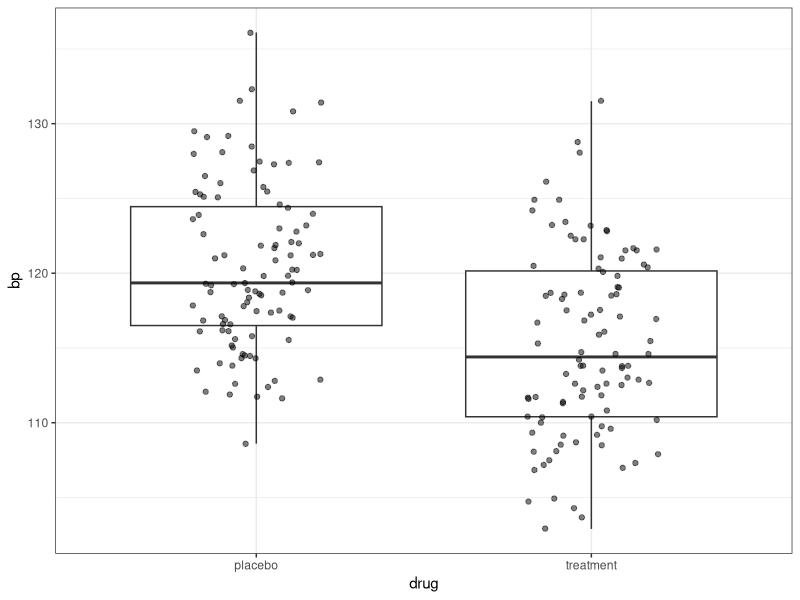
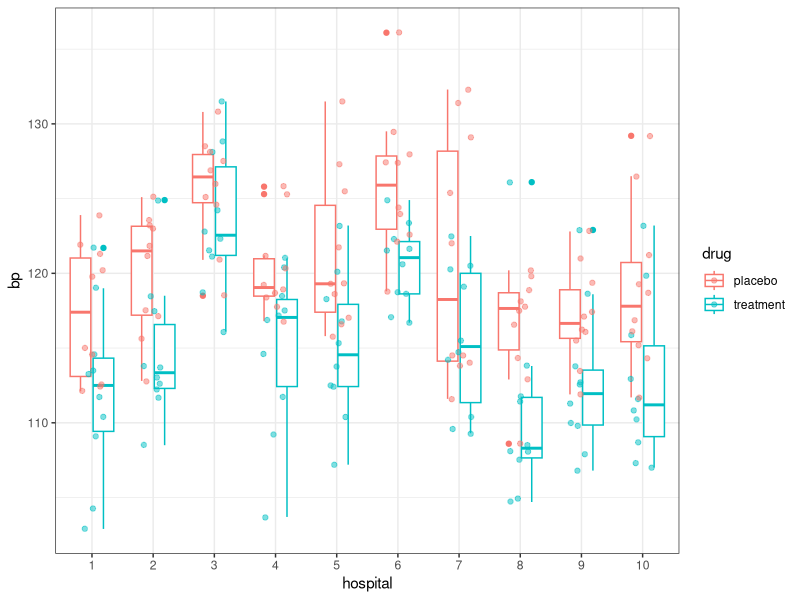
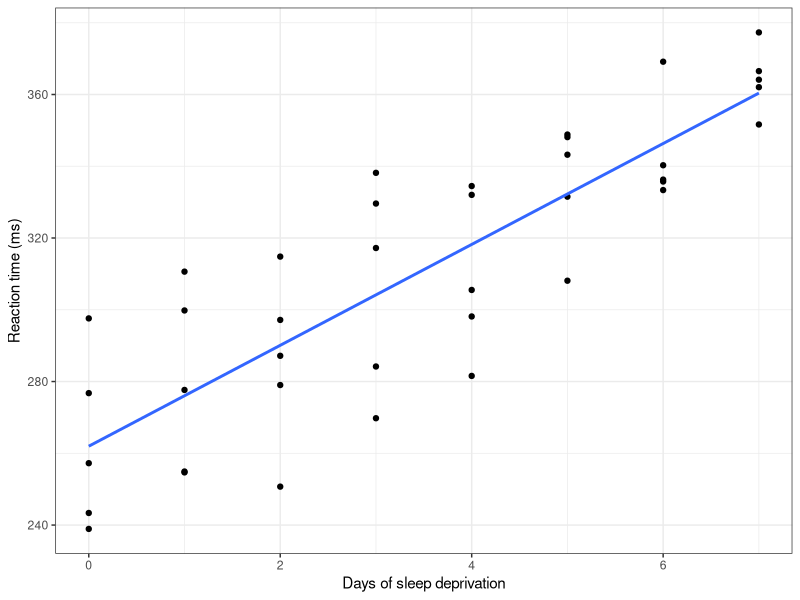
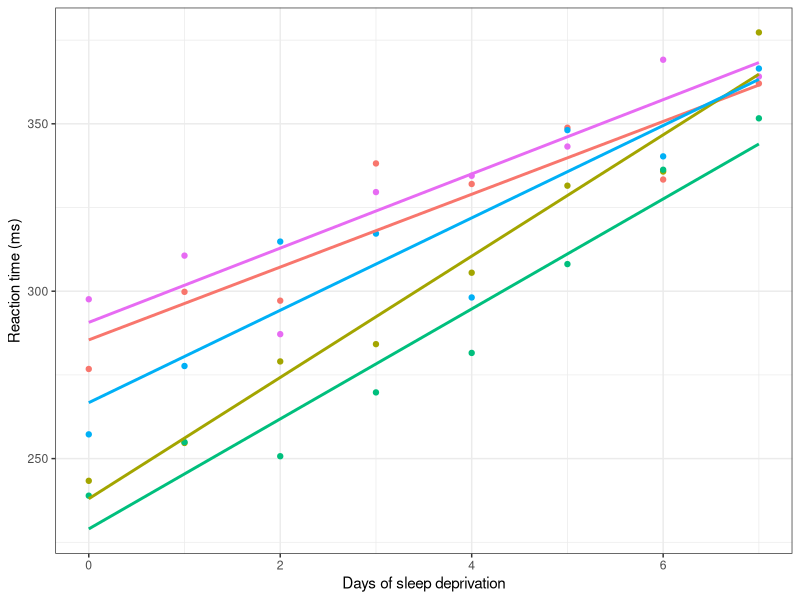
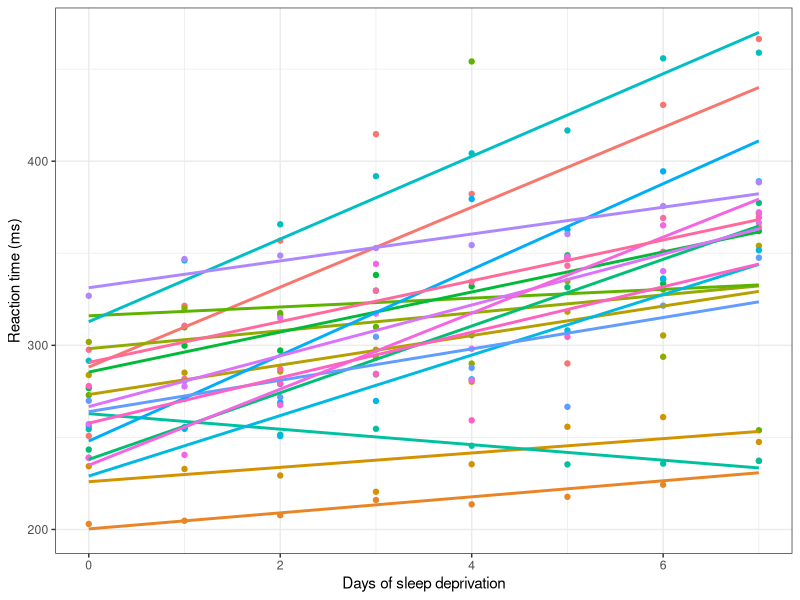
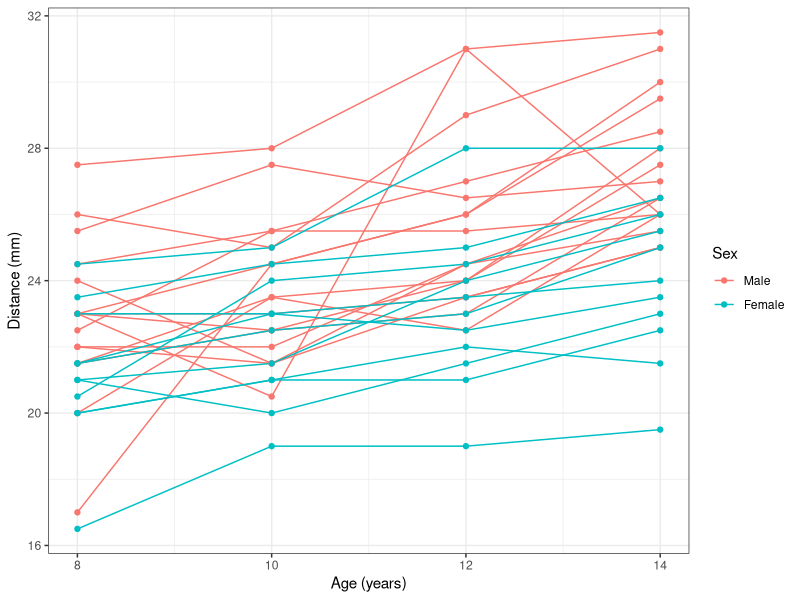

The R source for these figures, in order:
## ---- chunk 1
#| message: false
library(lme4)
library(tidyverse)
library(ggplot2)
## ---- chunk 2
## Generate the data
databp <- data.frame(hospital=factor(rep(1:10, each=20)),
                 drug=rep(c("placebo", "treatment"), times=100),
                 bp=c(123.9,114.6,119.8,113.3,115.0,121.7,120.2,102.9,121.3,110.4,112.4,111.7,112.6,109.1,114.6,104.3,121.9,113.5,112.1,119.0,121.2,112.6,123.6,118.5,123.2,117.5,121.8,113.8,117.5,112.2,115.6,113.0,112.8,124.9,125.1,108.5,117.1,111.7,123.0,113.7,127.5,121.1,126.0,128.1,125.1,128.8,118.5,124.2,126.9,122.3,128.1,118.7,124.6,116.1,120.9,122.8,128.5,121.5,130.8,131.5,117.8,103.7,125.3,111.7,116.8,120.4,118.9,109.2,121.2,114.6,120.3,117.2,118.4,118.5,119.2,116.9,125.8,117.5,118.7,121.0,125.5,118.3,121.7,112.4,127.3,112.5,131.5,123.2,119.3,110.4,117.0,116.8,119.3,113.8,115.8,115.3,116.6,107.2,118.6,120.1,124.0,124.9,118.8,121.6,129.5,123.4,127.4,118.7,122.6,116.7,127.4,117.1,124.4,120.6,136.1,118.6,128.0,122.3,122.1,121.5,129.1,119.1,122.0,114.7,111.6,122.5,114.5,120.5,131.4,109.6,125.4,115.5,114.0,109.3,113.8,114.2,114.5,120.3,132.3,110.4,118.9,113.8,116.6,104.9,114.3,108.5,117.8,108.1,119.8,108.1,120.2,104.7,108.6,126.1,112.9,111.4,118.1,107.5,117.5,111.8,116.2,112.6,117.1,122.9,113.5,106.8,117.4,113.8,119.4,110.0,111.9,118.6,115.5,107.9,116.1,111.3,122.8,112.7,121.0,109.8,119.3,111.6,118.7,108.7,111.7,123.2,121.2,107.0,115.2,107.3,129.2,119.8,116.9,115.9,116.1,110.8,114.3,110.2,126.5,112.9))
## ---- chunk 3
#| fig-cap: "Blood pressure vs drug treatment, overall"
## Blood pressure vs drug treatment, treat each measurement as independent
databp %>%
  ggplot(aes(x = drug, y = bp)) +
  geom_boxplot() +
  geom_jitter(width = 0.2, alpha = 0.5) +
  theme_bw()
## ---- chunk 4
#| fig-cap: "Blood pressure vs drug treatment, per hospital"
## Blood pressure per hospital and drug treatment
databp |>
  ggplot(aes(x = hospital, y = bp, color = drug)) +
  geom_boxplot() +
  geom_jitter(width = 0.2, alpha = 0.5) +
  theme_bw()
## ---- chunk 5
lm_model <- lm(bp ~ drug, data = databp)
summary(lm_model)
## ---- chunk 6
model1 <- lmer(bp ~ drug + (1 | hospital), data = databp)
summary(model1)
## ---- chunk 7
print(VarCorr(model1), comp="Variance")
fixef(model1)
## ---- chunk 8
vc <- as.data.frame(VarCorr(model1))
icc <- vc$vcov[1] / (vc$vcov[1] + vc$vcov[2])
## ---- chunk 9
ranef(model1)
## ---- chunk 10
fixef(model1)[] + ranef(model1)$hospital[3,1]
## ---- chunk 11
##Remove the first two days (before baseline) and adjust Days to be 0 at baseline.
sleepall <- sleepstudy |> filter(Days>=2) |> mutate(Days=Days-2)
##Select a subset of 5 individuals
sleep <- sleepstudy |> filter(Subject %in% c(333, 334, 369, 349, 372), Days>=2) |> mutate(Days=Days-2)
## ---- chunk 12
#| fig-cap: "Reaction time vs Days of sleep deprivation"
#| fig-subcap:
#|  - "Overall"
#|  - "Per subject"
#| layout-ncol: 2
head(sleep, 12)
##Plot Reaction time vs days of sleep deprivation, treat all measurements as independent
sleep |> ggplot(aes(x=Days, y=Reaction)) + geom_point() + geom_smooth(method="lm", se=FALSE) + theme_bw() +
  labs(x = "Days of sleep deprivation",
       y = "Reaction time (ms)")
##Plot Reaction time vs days of sleep deprivation, treating each subject as a separate group
sleep |> ggplot(aes(x=Days, y=Reaction, color=Subject)) + geom_point() + geom_smooth(method="lm", se=FALSE) + 
  theme_bw() + theme(legend.position = "none") +
  labs(x = "Days of sleep deprivation",
       y = "Reaction time (ms)")
## ---- chunk 13
lm_sleep <- lm(Reaction ~ Days, data = sleep)
summary(lm_sleep)
## ---- chunk 14
mm1_sleep <- lmer(Reaction ~ Days + (1 | Subject), data = sleep)
summary(mm1_sleep)
## ---- chunk 15
#| fig-cap: "Reaction time vs Days of sleep deprivation"
sleepall |> ggplot(aes(x=Days, y=Reaction, color=Subject)) + geom_point() + geom_smooth(method="lm", se=FALSE) + 
  theme_bw() + theme(legend.position = "none") +
  labs(x = "Days of sleep deprivation",
       y = "Reaction time (ms)")
## ---- chunk 16
mm_sleepall <- lmer(Reaction ~ Days + (1 | Subject), data = sleepall)
summary(mm_sleepall)
## ---- chunk 17
mm2_sleepall <- lmer(Reaction ~ Days + (Days | Subject), data = sleepall)
summary(mm2_sleepall)
## ---- chunk 18
library(nlme)
data("Orthodont", package = "nlme")
## ---- chunk 19
summary(Orthodont)
## ---- chunk 20
Orthodont |> 
  ggplot(aes(x = age, y = distance, group = Subject, color = Sex)) +
  geom_line() +
  geom_point() + 
  xlab("Age (years)") +
  ylab("Distance (mm)") +
  theme_bw()
## ---- chunk 21
lmortho <- lm(distance ~ age + Sex, data=Orthodont)
summary(lmortho)
mmortho <- lmer(distance ~ age + Sex + (1 | Subject), data=Orthodont)
summary(mmortho)
